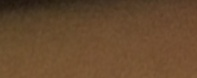
#> input picture datasets/processed/test/images/vietnamese_scene_im0280_5.jpg, 197 x 78 px; its folder holds only this picture in this run
$ python visualize_dataset.py
#> lines starting #> are read from the running program, lines starting #| are printed output that depends on the picture
### config.py
"""
config.py — Central configuration for VisionTextReader.

Project paths, dataset registry, class mappings, and pipeline parameters.
All paths use pathlib for cross-platform / Kaggle compatibility.
"""

from __future__ import annotations

import logging
from dataclasses import dataclass, field
from enum import IntEnum
from pathlib import Path

logging.basicConfig(
    level=logging.INFO,
    format="%(asctime)s [%(levelname)s] %(name)s — %(message)s",
    datefmt="%Y-%m-%d %H:%M:%S",
)
logger = logging.getLogger("visiontextreader.config")


# ---------------------------------------------------------------------------
# Class definitions
# ---------------------------------------------------------------------------

class TextClass(IntEnum):
    TEXT = 0


CLASS_NAMES: dict[int, str] = {cls.value: cls.name.lower() for cls in TextClass}
NUM_CLASSES: int = len(TextClass)
TEXT_CLASS: int = TextClass.TEXT


# ---------------------------------------------------------------------------
# Project directory layout
# ---------------------------------------------------------------------------

@dataclass(frozen=True)
class ProjectPaths:
    """Immutable directory tree rooted at the project base."""

    root: Path = field(default_factory=lambda: Path(__file__).resolve().parent)
    datasets: Path = field(init=False)
    original: Path = field(init=False)
    processed: Path = field(init=False)
    processed_small: Path = field(init=False)
    train_images: Path = field(init=False)
    train_labels: Path = field(init=False)
    val_images: Path = field(init=False)
    val_labels: Path = field(init=False)
    test_images: Path = field(init=False)
    test_labels: Path = field(init=False)
    weights: Path = field(init=False)

    def __post_init__(self) -> None:
        object.__setattr__(self, "datasets", self.root / "datasets")
        object.__setattr__(self, "original", self.datasets / "original")
        object.__setattr__(self, "processed", self.datasets / "processed")
        object.__setattr__(self, "processed_small", self.datasets / "processed_small")
        object.__setattr__(self, "train_images", self.processed / "train" / "images")
        object.__setattr__(self, "train_labels", self.processed / "train" / "labels")
        object.__setattr__(self, "val_images", self.processed / "val" / "images")
        object.__setattr__(self, "val_labels", self.processed / "val" / "labels")
        object.__setattr__(self, "test_images", self.processed / "test" / "images")
        object.__setattr__(self, "test_labels", self.processed / "test" / "labels")
        object.__setattr__(self, "weights", self.root / "weights")

    def ensure_dirs(self) -> None:
        """Create all output directories if they don't exist."""
        dirs = [
            self.processed,
            self.train_images, self.train_labels,
            self.val_images, self.val_labels,
            self.test_images, self.test_labels,
            self.weights,
        ]
        for d in dirs:
            d.mkdir(parents=True, exist_ok=True)


# ---------------------------------------------------------------------------
# Dataset registry
# ---------------------------------------------------------------------------

@dataclass(frozen=True)
class DatasetInfo:
    """Metadata describing a single source dataset."""

    name: str
    slug: str
    format: str
    split_dirs: dict[str, str] | None = None
    has_bbox: bool = True
    has_polygon: bool = False
    image_glob: str = "**/*.jpg"
    label_glob: str | None = "**/*.txt"


DATASETS: list[DatasetInfo] = [
    DatasetInfo(
        name="COCO-Text",
        slug="cocotext",
        format="coco_json",
        has_bbox=True,
        has_polygon=True,
        image_glob="**/*.jpg",
        label_glob=None,
    ),
    DatasetInfo(
        name="ICDAR 2013",
        slug="icdar2013",
        format="yolo_txt",
        split_dirs={"train": "train", "val": "valid", "test": "test"},
    ),
    DatasetInfo(
        name="Vietnamese Scene Text",
        slug="vietnamese_scene",
        format="vintext_json",
        has_bbox=True,
        has_polygon=True,
        image_glob="**/*.jpg",
        label_glob=None,
    ),
    DatasetInfo(
        name="UIT-HWDB",
        slug="uit_hwdb",
        format="hwdb_image",
        has_bbox=False,
        has_polygon=False,
        image_glob="**/*.{jpg,png}",
        label_glob=None,
    ),
    DatasetInfo(
        name="Vietnamese Handwriting",
        slug="vietnamese_handwriting",
        format="hwdb_image",
        has_bbox=False,
        has_polygon=False,
        image_glob="**/*.{jpg,png}",
        label_glob=None,
    ),
]

DATASET_MAP: dict[str, DatasetInfo] = {ds.slug: ds for ds in DATASETS}


# ---------------------------------------------------------------------------
# Pipeline parameters
# ---------------------------------------------------------------------------

IMAGE_EXTENSIONS: tuple[str, ...] = (".jpg", ".jpeg", ".png", ".bmp", ".tiff", ".webp")
LABEL_EXTENSION: str = ".txt"
ANNOTATION_EXTENSIONS: tuple[str, ...] = (".txt", ".xml", ".json")


TRAIN_RATIO: float = 0.70
VAL_RATIO: float = 0.20
TEST_RATIO: float = 0.10
RANDOM_SEED: int = 42


# ---------------------------------------------------------------------------
# Convenience helpers
# ---------------------------------------------------------------------------

def get_project_paths() -> ProjectPaths:
    return ProjectPaths()


def get_class_name(class_id: int) -> str:
    return CLASS_NAMES.get(class_id, f"unknown_{class_id}")


def get_dataset_by_slug(slug: str) -> DatasetInfo | None:
    return DATASET_MAP.get(slug)


def list_datasets() -> list[DatasetInfo]:
    return list(DATASETS)


# ---------------------------------------------------------------------------
# Module-level initialisation
# ---------------------------------------------------------------------------

_paths = get_project_paths()
_paths.ensure_dirs()

### scripts/visualize_dataset.py
"""
visualize_dataset.py — Trực quan hoá dataset YOLO cho VisionTextReader.

Đọc dataset từ datasets/processed/, vẽ bounding box lên ảnh,
xuất ảnh minh họa ra thư mục outputs/ với tên file đánh số thứ tự.
"""

from __future__ import annotations

import argparse
import logging
import random
import sys
import time
from dataclasses import dataclass, field
from pathlib import Path
from typing import Dict, List, Optional, Tuple

import cv2
import numpy as np

# Thêm project root vào sys.path để import config
_PROJECT_ROOT = Path(__file__).resolve().parent.parent
if str(_PROJECT_ROOT) not in sys.path:
    sys.path.insert(0, str(_PROJECT_ROOT))

from config import (
    CLASS_NAMES,
    IMAGE_EXTENSIONS,
    LABEL_EXTENSION,
    NUM_CLASSES,
    ProjectPaths,
    get_project_paths,
    logger as root_logger,
)

# Logger cho module này
logger = logging.getLogger("visiontextreader.visualize")


# ===========================================================
# Bảng màu cố định cho từng class
# ===========================================================

# Bảng màu BGR — mỗi class một màu khác nhau
# Đủ 20 màu để mở rộng class sau này
_CLASS_COLORS: List[Tuple[int, int, int]] = [
    (0, 255, 0),      # Xanh lá
    (255, 0, 0),      # Xanh dương
    (0, 0, 255),      # Đỏ
    (255, 255, 0),    # Cyan
    (0, 255, 255),    # Vàng
    (255, 0, 255),    # Magenta
    (128, 255, 0),    # Xanh lá nhạt
    (0, 128, 255),    # Cam
    (255, 128, 0),    # Xanh dương nhạt
    (128, 0, 255),    # Tím
    (255, 128, 128),  # Hồng
    (128, 255, 128),  # Mint
    (128, 128, 255),  # Lavender
    (255, 255, 128),  # Kem
    (255, 128, 255),  # Phấn hồng
    (0, 255, 128),    # Ngọc
    (128, 255, 255),  # Sky blue
    (255, 0, 128),    # Crimson
    (64, 255, 64),    # Xanh cỏ
    (255, 64, 64),    # Đỏ cam
]


# ===========================================================
# Cấu trúc dữ liệu
# ===========================================================

@dataclass
class BBox:
    """Một bounding box YOLO đã chuyển sang tọa độ pixel."""
    class_id: int
    x1: int
    y1: int
    x2: int
    y2: int
    confidence: float = 1.0
    index: int = 0

    # [14 lines left out: functions width, height, area, not called in this run]


@dataclass
class VisualizationReport:
    """Báo cáo kết quả trực quan hoá."""
    split_name: str
    total_images: int = 0
    processed_images: int = 0
    error_images: int = 0
    total_bboxes: int = 0
    elapsed_seconds: float = 0.0
    output_dir: str = ""

    def summary(self) -> str:
        """Trả về chuỗi tóm tắt báo cáo."""
        lines = [
            f"  Split '{self.split_name}':",
            f"    Ảnh đã xử lý:    {self.processed_images}/{self.total_images}",
            f"    Ảnh lỗi:          {self.error_images}",
            f"    Tổng Bounding Box: {self.total_bboxes}",
            f"    Thời gian:         {self.elapsed_seconds:.2f}s",
            f"    Thư mục output:    {self.output_dir}",
        ]
        return "\n".join(lines)


# ===========================================================
# BoundingBoxDrawer — vẽ bounding box và label lên ảnh
# ===========================================================

class BoundingBoxDrawer:
    """Vẽ bounding box, label, và thông tin thống kê lên ảnh OpenCV.

    Hỗ trợ:
        - Mỗi class một màu riêng
        - Nền semi-transparent cho label
        - Font dễ đọc, cỡ chữ phù hợp
        - Đánh số thứ tự bounding box
        - Hiển thị confidence
    """

    # Độ dày nét vẽ bounding box (pixel)
    THICKNESS: int = 2

    # Kích thước font chữ
    FONT_SCALE: float = 0.5
    FONT_THICKNESS: int = 1

    # Khoảng cách padding cho label nền
    LABEL_PADDING_X: int = 4
    LABEL_PADDING_Y: int = 2

    # Độ trong suốt của nền label (0 = trong suốt hoàn toàn, 1 = opaq)
    LABEL_ALPHA: float = 0.6

    def __init__(self, class_names: Optional[Dict[int, str]] = None) -> None:
        """Khởi tạo drawer.

        Args:
            class_names: Dict ánh xạ class_id → tên class. Nếu None, dùng từ config.
        """
        self.class_names = class_names if class_names is not None else CLASS_NAMES

    # [46 lines left out: functions get_color, draw_bbox, not called in this run]

    def _draw_label_with_bg(
        self,
        image: np.ndarray,
        text: str,
        position: Tuple[int, int],
        color: Tuple[int, int, int],
    ) -> None:
        """Vẽ text với nền semi-transparent.

        Args:
            image: Ảnh OpenCV.
            text: Chuỗi cần vẽ.
            position: Tọa độ (x, y) góc trên bên trái.
            color: Màu BGR của text và viền nền.
        """
        font = cv2.FONT_HERSHEY_SIMPLEX
        (text_w, text_h), baseline = cv2.getTextSize(
            text, font, self.FONT_SCALE, self.FONT_THICKNESS,
        )

        x, y = position

        # Tọa độ góc trên bên trái và dưới bên phải của nền
        bg_x1 = x
        bg_y1 = y - text_h - baseline - self.LABEL_PADDING_Y * 2
        bg_x2 = x + text_w + self.LABEL_PADDING_X * 2
        bg_y2 = y + self.LABEL_PADDING_Y

        # Đảm bảo tọa độ không âm
        bg_x1 = max(0, bg_x1)
        bg_y1 = max(0, bg_y1)

        # Vẽ nền semi-transparent
        overlay = image.copy()
        cv2.rectangle(overlay, (bg_x1, bg_y1), (bg_x2, bg_y2), color, -1)
        cv2.addWeighted(overlay, self.LABEL_ALPHA, image, 1 - self.LABEL_ALPHA, 0, image)

        # Vẽ text lên nền
        text_x = x + self.LABEL_PADDING_X
        text_y = y - self.LABEL_PADDING_Y
        cv2.putText(
            image, text, (text_x, text_y),
            font, self.FONT_SCALE, (255, 255, 255), self.FONT_THICKNESS, cv2.LINE_AA,
        )

    def draw_statistics(
        self,
        image: np.ndarray,
        split_name: str,
        image_name: str,
        image_index: int,
        img_width: int,
        img_height: int,
        bbox_count: int,
    ) -> np.ndarray:
        """Vẽ thông tin thống kê ở góc trên cùng của ảnh.

        Hiển thị: tên split, tên file, kích thước ảnh, số lượng bbox.

        Args:
            image: Ảnh OpenCV.
            split_name: Tên split (train/val/test).
            image_name: Tên file ảnh.
            image_index: Số thứ tự ảnh.
            img_width: Chiều rộng ảnh.
            img_height: Chiều cao ảnh.
            bbox_count: Số lượng bounding box.

        Returns:
            Ảnh đã vẽ thông tin thống kê.
        """
        font = cv2.FONT_HERSHEY_SIMPLEX
        line_height = 22
        y_offset = 20

        # Dòng 1: Split và số thứ tự
        info_line1 = f"[{split_name.upper()}] #{image_index:06d}"
        self._draw_label_with_bg(image, info_line1, (5, y_offset), (64, 64, 64))
        y_offset += line_height

        # Dòng 2: Tên file
        info_line2 = image_name
        if len(info_line2) > 50:
            info_line2 = "..." + info_line2[-47:]
        self._draw_label_with_bg(image, info_line2, (5, y_offset), (64, 64, 64))
        y_offset += line_height

        # Dòng 3: Kích thước và số bbox
        info_line3 = f"{img_width}x{img_height} | {bbox_count} bbox"
        self._draw_label_with_bg(image, info_line3, (5, y_offset), (64, 64, 64))

        return image


# ===========================================================
# DatasetVisualizer — điều phối trực quan hoá toàn bộ dataset
# ===========================================================

class DatasetVisualizer:
    """Đọc dataset YOLO, trực quan hoá và xuất ảnh minh họa.

    Chịu trách nhiệm:
        - Quét ảnh và label trong dataset
        - Random chọn N ảnh để trực quan hoá
        - Vẽ bounding box bằng BoundingBoxDrawer
        - Xuất ảnh đã vẽ ra thư mục outputs/
    """

    def __init__(
        self,
        paths: ProjectPaths,
        output_root: Path,
        class_names: Optional[Dict[int, str]] = None,
    ) -> None:
        """Khởi tạo visualizer.

        Args:
            paths: Cấu trúc thư mục dự án.
            output_root: Thư mục gốc chứa output (outputs/).
            class_names: Dict class_id → tên. Nếu None, dùng từ config.
        """
        self.paths = paths
        self.output_root = output_root
        self.drawer = BoundingBoxDrawer(class_names)
        self.reports: List[VisualizationReport] = []

    def load_image(self, image_path: Path) -> Optional[np.ndarray]:
        """Đọc ảnh từ đường dẫn bằng OpenCV.

        Args:
            image_path: Đường dẫn file ảnh.

        Returns:
            Ảnh numpy array (BGR) hoặc None nếu lỗi.
        """
        try:
            image = cv2.imread(str(image_path))
#> image is the input picture: shape (78, 197, 3); mean B, G, R 46.1, 73.5, 102.8
            if image is None:
                logger.warning("Không thể đọc ảnh: %s", image_path.name)
                return None
            return image
        except Exception as exc:
            logger.warning("Lỗi khi đọc ảnh %s: %s", image_path.name, exc)
            return None

    def load_labels(
        self,
        label_path: Path,
        img_width: int,
        img_height: int,
    ) -> List[BBox]:
        """Đọc file label YOLO và chuyển sang tọa độ pixel.

        Định dạng YOLO: class_id cx cy width height (tất cả float, [0,1]).

        Args:
            label_path: Đường dẫn file label.
            img_width: Chiều rộng ảnh (để chuyển tọa độ).
            img_height: Chiều cao ảnh.

        Returns:
            Danh sách BBox đã chuyển sang tọa độ pixel.
        """
        boxes: List[BBox] = []

        if not label_path.exists():
            return boxes

        try:
            content = label_path.read_text(encoding="utf-8").strip()
        except IOError as exc:
            logger.warning("Không thể đọc label %s: %s", label_path.name, exc)
            return boxes

        if not content:
            return boxes

        for line_idx, line in enumerate(content.splitlines(), 1):
            line = line.strip()
            if not line:
                continue

            parts = line.split()
            if len(parts) < 5:
                logger.warning(
                    "Label %s dòng %d: định dạng không hợp lệ (cần 5 giá trị, có %d)",
                    label_path.name, line_idx, len(parts),
                )
                continue

            try:
                class_id = int(parts[0])
                cx = float(parts[1])
                cy = float(parts[2])
                w = float(parts[3])
                h = float(parts[4])
            except (ValueError, IndexError) as exc:
                logger.warning(
                    "Label %s dòng %d: lỗi parse — %s",
                    label_path.name, line_idx, exc,
                )
                continue

            # Kiểm tra giá trị nằm trong khoảng [0, 1]
            if not all(0.0 <= v <= 1.0 for v in (cx, cy, w, h)):
                logger.warning(
                    "Label %s dòng %d: giá trị ngoài khoảng [0,1] — cx=%.3f cy=%.3f w=%.3f h=%.3f",
                    label_path.name, line_idx, cx, cy, w, h,
                )
                continue

            # Chuyển từ YOLO centre format sang pixel corners
            abs_x1 = int((cx - w / 2.0) * img_width)
            abs_y1 = int((cy - h / 2.0) * img_height)
            abs_x2 = int((cx + w / 2.0) * img_width)
            abs_y2 = int((cy + h / 2.0) * img_height)

            # Clamp vào phạm vi ảnh
            abs_x1 = max(0, min(abs_x1, img_width - 1))
            abs_y1 = max(0, min(abs_y1, img_height - 1))
            abs_x2 = max(0, min(abs_x2, img_width - 1))
            abs_y2 = max(0, min(abs_y2, img_height - 1))

            # Đảm bảo bbox có diện tích > 0
            if abs_x2 <= abs_x1 or abs_y2 <= abs_y1:
                logger.warning(
                    "Label %s dòng %d: bbox có diện tích 0 — bỏ qua",
                    label_path.name, line_idx,
                )
                continue

            boxes.append(BBox(
                class_id=class_id,
                x1=abs_x1,
                y1=abs_y1,
                x2=abs_x2,
                y2=abs_y2,
                confidence=1.0,
                index=0,
            ))

        return boxes

    def save_image(
        self,
        image: np.ndarray,
        output_path: Path,
    ) -> bool:
        """Lưu ảnh đã vẽ ra file.

        Args:
            image: Ảnh OpenCV cần lưu.
            output_path: Đường dẫn file output.

        Returns:
            True nếu lưu thành công, False nếu lỗi.
        """
        try:
            output_path.parent.mkdir(parents=True, exist_ok=True)
            success = cv2.imwrite(str(output_path), image)
            if not success:
                logger.warning("cv2.imwrite trả về False cho %s", output_path)
                return False
            return True
        except Exception as exc:
            logger.warning("Lỗi khi lưu ảnh %s: %s", output_path.name, exc)
            return False

    def process_split(
        self,
        split_name: str,
        count: Optional[int] = None,
    ) -> VisualizationReport:
        """Xử lý trực quan hoá một split.

        Quét tất cả ảnh, random chọn count ảnh, vẽ bounding box
        và lưu ra thư mục outputs/<split>/.

        Args:
            split_name: Tên split ('train', 'val', 'test').
            count: Số ảnh cần trực quan hoá. None = tất cả.

        Returns:
            VisualizationReport chứa kết quả xử lý.
        """
        report = VisualizationReport(split_name=split_name)

        # Lấy đường dẫn thư mục ảnh và label
        images_dir: Path = getattr(self.paths, f"{split_name}_images")
        labels_dir: Path = getattr(self.paths, f"{split_name}_labels")

        # Kiểm tra thư mục tồn tại
        if not images_dir.exists():
            logger.warning("Thư mục ảnh không tồn tại: %s", images_dir)
            return report

        # Thu thập tất cả file ảnh
        image_files: List[Path] = []
        for ext in IMAGE_EXTENSIONS:
            image_files.extend(images_dir.glob(f"*{ext}"))
        image_files = sorted(set(image_files))

        report.total_images = len(image_files)
        logger.info("Split '%s': tìm thấy %d ảnh", split_name, len(image_files))

        # Random chọn ảnh nếu cần
        if count is not None and count < len(image_files):
            random.shuffle(image_files)
            image_files = image_files[:count]
            logger.info("Split '%s': đã random chọn %d ảnh", split_name, count)

        # Tạo thư mục output
        output_dir = self.output_root / split_name
        output_dir.mkdir(parents=True, exist_ok=True)
        report.output_dir = str(output_dir)

        start_time = time.time()

        # Xử lý từng ảnh
        for idx, img_path in enumerate(image_files, start=1):
            try:
                # Đọc ảnh
                image = self.load_image(img_path)
                if image is None:
                    report.error_images += 1
                    continue

                img_height, img_width = image.shape[:2]

                # Đọc label
                label_path = labels_dir / f"{img_path.stem}{LABEL_EXTENSION}"
                boxes = self.load_labels(label_path, img_width, img_height)

                # Gán số thứ tự cho từng bbox
                for box_idx, box in enumerate(boxes, start=1):
                    box.index = box_idx

                # Tạo bản sao để vẽ (giữ nguyên ảnh gốc)
                vis_image = image.copy()

                # Vẽ tất cả bounding box
                for box in boxes:
                    vis_image = self.drawer.draw_bbox(vis_image, box)

                # Vẽ thông tin thống kê ở góc trên
                vis_image = self.drawer.draw_statistics(
                    vis_image,
                    split_name=split_name,
                    image_name=img_path.name,
                    image_index=idx,
                    img_width=img_width,
                    img_height=img_height,
                    bbox_count=len(boxes),
                )
#> in _draw_label_with_bg, `cv2.rectangle(overlay, (bg_x1, bg_y1), (bg_x2, bg_y2), color, -1)`:
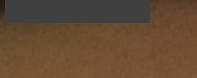
#> overlay: shape (78, 197, 3); mean B, G, R 52, 74.9, 99.8
#> in _draw_label_with_bg, `cv2.putText( image, text, (text_x, text_y), font, self.FONT_SCALE, (25..`:
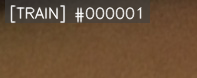
#> image: shape (78, 197, 3); mean B, G, R 55.9, 80.3, 106.7
#> call 2 of _draw_label_with_bg, with text = 'vietnamese_scene_im0280_5.jpg', position = (5, 42), color = (64, 64, 64)
#> in _draw_label_with_bg (call 2), `cv2.rectangle(overlay, (bg_x1, bg_y1), (bg_x2, bg_y2), color, -1)`:
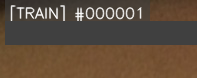
#> overlay: shape (78, 197, 3); mean B, G, R 60.5, 76.8, 94.6
#> in _draw_label_with_bg (call 2), `cv2.putText( image, text, (text_x, text_y), font, self.FONT_SCALE, (25..`:
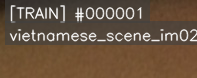
#> image: shape (78, 197, 3); mean B, G, R 65.5, 84.7, 105.5
#> call 3 of _draw_label_with_bg, with text = '197x78 | 0 bbox', position = (5, 64), color = (64, 64, 64)
#> in _draw_label_with_bg (call 3), `cv2.rectangle(overlay, (bg_x1, bg_y1), (bg_x2, bg_y2), color, -1)`:
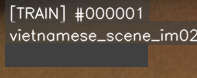
#> overlay: shape (78, 197, 3); mean B, G, R 68.5, 81, 94.9
#> (the rest of the program and of its run is left out)
